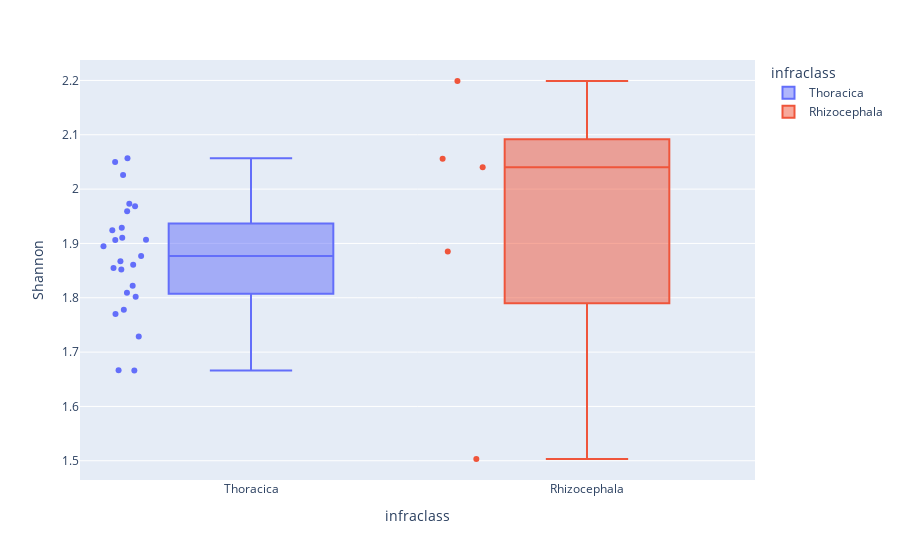

This figure's notebook cell:
### Code cell
fig = px.box(viromeDF, x='infraclass', y="Shannon", color='infraclass', points='all',)
fig.show()

### Figure 1 — Plotly figure (JSON) as saved in the notebook; plotly's stock layout.template omitted (floating-point values rounded to 4 significant figures)
{"data": [{"alignmentgroup": "True", "boxpoints": "all", "hovertemplate": "infraclass=%{x}<br>Shannon=%{y}<extra></extra>", "legendgroup": "Thoracica", "marker": {"color": "#636efa"}, "name": "Thoracica", "notched": false, "offsetgroup": "Thoracica", "orientation": "v", "showlegend": true, "type": "box", "x": ["Thoracica", "Thoracica", "Thoracica", "Thoracica", "Thoracica", "Thoracica", "Thoracica", "Thoracica", "Thoracica", "Thoracica", "Thoracica", "Thoracica", "Thoracica", "Thoracica", "Thoracica", "Thoracica", "Thoracica", "Thoracica", "Thoracica", "Thoracica", "Thoracica", "Thoracica", "Thoracica", "Thoracica", "Thoracica"], "x0": " ", "xaxis": "x", "y": [1.809, 1.77, 1.729, 1.666, 1.666, 1.907, 1.959, 2.05, 1.924, 1.877, 1.855, 2.057, 1.852, 1.973, 1.802, 1.861, 1.778, 1.867, 1.907, 1.911, 2.026, 1.895, 1.929, 1.968, 1.822], "y0": " ", "yaxis": "y"}, {"alignmentgroup": "True", "boxpoints": "all", "hovertemplate": "infraclass=%{x}<br>Shannon=%{y}<extra></extra>", "legendgroup": "Rhizocephala", "marker": {"color": "#EF553B"}, "name": "Rhizocephala", "notched": false, "offsetgroup": "Rhizocephala", "orientation": "v", "showlegend": true, "type": "box", "x": ["Rhizocephala", "Rhizocephala", "Rhizocephala", "Rhizocephala", "Rhizocephala"], "x0": " ", "xaxis": "x", "y": [1.885, 2.056, 2.199, 2.04, 1.503], "y0": " ", "yaxis": "y"}], "layout": {"boxmode": "overlay", "legend": {"title": {"text": "infraclass"}, "tracegroupgap": 0}, "margin": {"t": 60}, "xaxis": {"anchor": "y", "categoryarray": ["Thoracica", "Rhizocephala", null], "categoryorder": "array", "domain": [0, 1], "title": {"text": "infraclass"}}, "yaxis": {"anchor": "x", "domain": [0, 1], "title": {"text": "Shannon"}}}}
